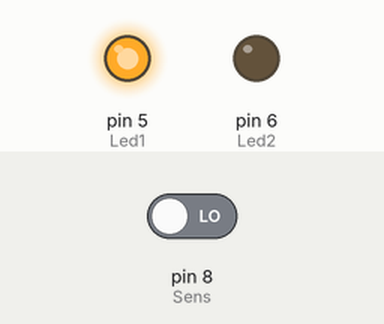
Recording of a sketch running on a simulated Arduino Uno, built with avr-gcc and run on an emulated ATmega328P. Parts: output pins drawn as LEDs (lit = HIGH). The inputs (shaded band) are chosen by the test bench; at power-on: pin 8 (Sens) LOW. Random numbers use the default seed unless the sketch sets one.

Above: at 15.0 s.
15.1 s: pin 8 (Sens) driven HIGH
At 19.0 s:
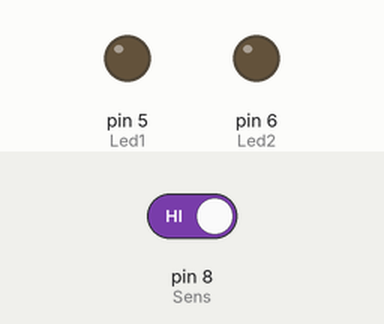
22.0 s: pin 8 (Sens) driven LOW
At 33.73 s:
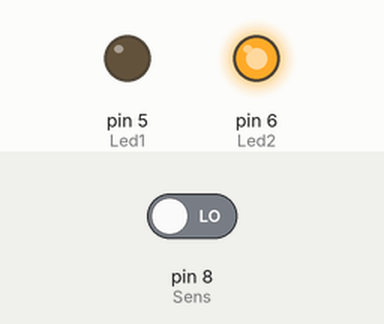
Timing chart, 0 to 38.8 s (numbered marks = the images above; inputs shaded):
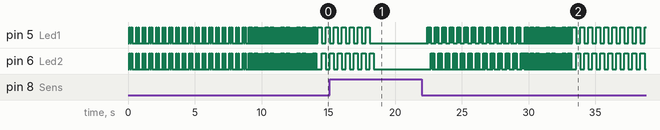

The sketch:

Sweeps_Lights.ino
```cpp
//Configuration of Pins

int Led1 = 5;   //led pin 1
int Led2 = 6;   //led pin 2
int Sens = 8;   //charge detection

//Setup for Random modes
int Mode = 0;
int Count = 0;

//Initializing Pins
void setup()
{
 pinMode(Led1, OUTPUT);
 pinMode(Led2, OUTPUT);
 pinMode(Sens, INPUT);
}

//Main Code
void loop()
{
  //Test if Battery is being Charged
  if (digitalRead(Sens) == 1)
  {
    //Turn of LEDs 1 and 2
    digitalWrite(Led1, LOW);
    digitalWrite(Led2, LOW);
    //Flashing Onboard LED
    for(int i=0; i<2; i++)
       {
        digitalWrite(13, HIGH);
        delay(50);
        digitalWrite(13, LOW);
        delay(100);
        digitalWrite(13, HIGH);
        delay(50);
        digitalWrite(13, LOW);
        delay(200);
      }
  }
  else
  {
    //Generate Random Numbers
    Mode = random(1,6);
    Count = random(5,20);

    //Starting the Lightshow
    switch (Mode)
    {
      case 1:
      classicRL(Count, 300);
      break;

      case 2:
      classicRL(Count, 200);
      break;

      case 3:
      multiStrobe(Count*2,2, 100);
      break;

      case 4:
      multiStrobe(Count,4, 50);
      break;

      case 5:
      sweeperStrobe(Count);
      break;

      case 6:
      inverseSweep(Count);
      break;
    }
  }
}
//Flashes the LED x times with x Speed with longer delay in between
void multiStrobe(int n, int flashes, int speed)
{
  for(int i= 0; i<n; i++) //double strobe
       {
        delay(speed);
        for(int i= 0; i< flashes; i++)
        {
          digitalWrite(Led1, HIGH);
          digitalWrite(Led2, HIGH);
          delay(speed/2);
          digitalWrite(Led1, LOW);
          digitalWrite(Led2, LOW);
          delay(speed);
        }
        delay(speed);
      }
}
//Multiple flashes on one side with short off times, no extra delay between LED 1 and 2
void sweeperStrobe(int n)
{
      for(int i=0; i<n; i++) //Sweeper Style Strobe
    {
      digitalWrite(Led1, LOW);
      digitalWrite(Led2, LOW);
        for(int i=0; i<4; i++)
        {
        digitalWrite(Led1, HIGH);
        delay(50);
        digitalWrite(Led1, LOW);
        delay(20);
       }
       for(int i=0; i<4; i++)
    {
      digitalWrite(Led2, HIGH);
      delay(50);
      digitalWrite(Led2, LOW);
      delay(20);
    }
 }
}
//Same as sweeperStrobe, but both LEDs are lit and the strobing one turns off
void inverseSweep(int n)
{
for(int i=0; i<n; i++) //Sweeper Style Strobe
  {
  digitalWrite(Led1, LOW);
  digitalWrite(Led2, HIGH);
  for(int i=0; i<4; i++)
    {
    digitalWrite(Led1, HIGH);
    delay(40);
    digitalWrite(Led1, LOW);
    delay(30);
    }
    digitalWrite(Led1, HIGH);
  for(int i=0; i<4; i++)
    {
    digitalWrite(Led2, HIGH);
    delay(40);
    digitalWrite(Led2, LOW);
    delay(30);
    }
    digitalWrite(Led2, HIGH);
  }
}
//Alternating between the two LEDs
void classicRL(int n, int speed)
{
  for(int i=0; i<n; i++) // Classic LR
      {
      digitalWrite(Led1, HIGH);
      digitalWrite(Led2, LOW);
      delay(speed);
      digitalWrite(Led1, LOW);
      digitalWrite(Led2, HIGH);
      delay(speed);
      }
}
```
